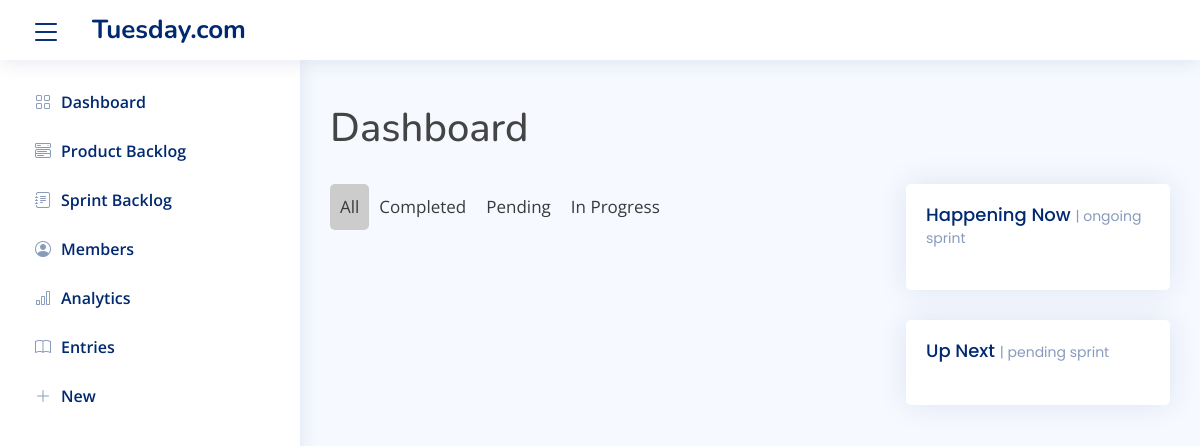
Before: / with the older database file.
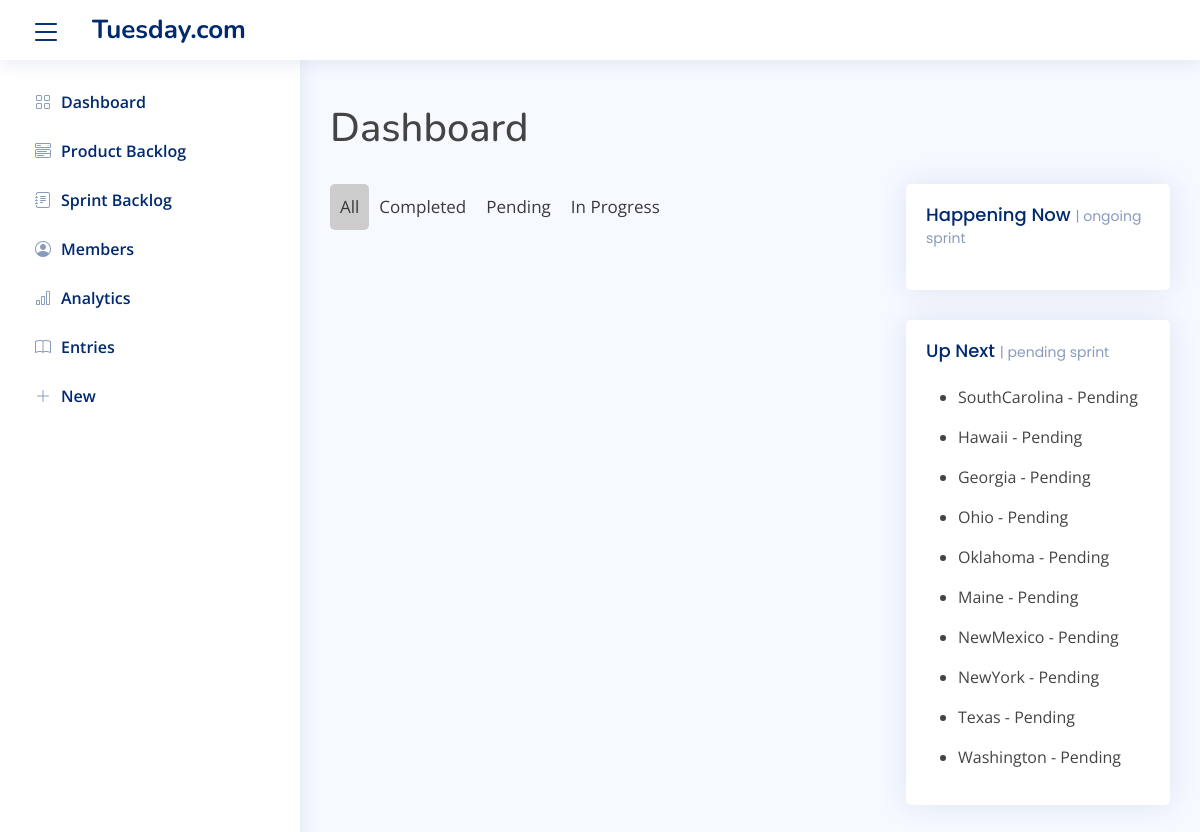
After: the same page with the newer database file.
### sprints/models.py (models this page shows, shortened)
class Sprint(models.Model):
    PENDING = 'PE'
    ONGOING = 'ON'
    ENDED = 'EN'
    STATUS_LEVELS = [
        (PENDING, 'Pending'),
        (ONGOING, 'Ongoing'),
        (ENDED, 'Ended')
    ]
    title = models.CharField(max_length=50, unique=True)
    sprint_goal = models.TextField()
    status = models.CharField(max_length=20, choices=STATUS_LEVELS, default=PENDING)
    start_date = models.DateField(null=True, blank=True)
    end_date = models.DateField(null=True, blank=True)
    active = models.BooleanField(default=False)
    date_created = models.DateTimeField(default=timezone.now, editable=False)

### tasks/views.py (the view)
# urls.py: path('', DashboardList.as_view(), name='dashboard'),
class DashboardList(ListView):
    model = Sprint
    template_name = "tasks/dashboard.html"
    def get_context_data(self, **kwargs):
        context = super(DashboardList, self).get_context_data(**kwargs)
        context['PENDING'] = Sprint.PENDING
        context['ONGOING'] = Sprint.ONGOING
        context['ENDED'] = Sprint.ENDED
        context['sprint_ongoing'] = Sprint.objects.all().filter(status=Sprint.ONGOING)
        context['sprint_ended'] = Sprint.objects.all().filter(status=Sprint.ENDED)
        context['sprint_pending'] = Sprint.objects.all().filter(status=Sprint.PENDING)
        context['sprint_all'] = Sprint.objects.all()
        context['TASK_PENDING'] = Task.PENDING
        context['TASK_IN_PROGRESS'] = Task.IN_PROGRESS
        context['TASK_COMPLETE'] = Task.COMPLETE
        return context

### tasks/templates/tasks/dashboard.html (shortened to what this page needs)
{% extends 'tasks/base.html' %}
{% load custom_tags %}
{% block content %}
    <br>
    <h1>Dashboard</h1>
    <br>
      <div class="row">
        <div class="col-lg-8">
          <div class="tab">
            <button class="tablinks" style="color:#3A3A3A;" onclick="openCity(event, 'All')" id="defaultOpen">All</button>
            <button class="tablinks" style="color:#3A3A3A;" onclick="openCity(event, 'Completed')">Completed</button>
            <button class="tablinks" style="color:#3A3A3A;" onclick="openCity(event, 'Pending')">Pending</button>
            <button class="tablinks" style="color:#3A3A3A;" onclick="openCity(event, 'In_Progress')">In Progress</button>
          </div>
            <br>
            <div id="All" class="tabcontent" style="display: flex;">
            </div>
        </div>
        <div class="col-lg-4">
            <div class="card">
              <div class="card-body">
                <h5 class="card-title">Happening Now <span>| ongoing sprint </span></h5>
              </div>
            </div>
            <div class="card">
              <div class="card-body">
                <h5 class="card-title"><a href="{% url 'sprint-list' %}" style="color:#012970;">Up Next <span>| pending sprint </span></a></h5>
                <div class="activity">
                {% for x in sprint_pending %}
                  <ul>
                    <li>{{x.title}} - {{x.get_status_display}}</li>
                  </ul>
                {%endfor%}
                </div>
              </div>
            </div>
        </div>
      </div>
{% endblock %}

### tasks/templates/tasks/base.html (shortened to what this page needs)
<!DOCTYPE html>
<html lang="en">
<head>
    {% load static %}
    <link href="https://cdn.jsdelivr.net/npm/bootstrap@5.2.0/dist/css/bootstrap.min.css" rel="stylesheet">
    <link rel="stylesheet" href="https://cdnjs.cloudflare.com/ajax/libs/font-awesome/4.7.0/css/font-awesome.min.css">
    <link rel="stylesheet" href="https://cdn.jsdelivr.net/npm/bootstrap@4.0.0/dist/css/bootstrap.min.css">
    <link rel="stylesheet" href="https://cdn.jsdelivr.net/npm/bootstrap@4.2.1/dist/css/bootstrap.min.css">
    <link rel="stylesheet" href="https://stackpath.bootstrapcdn.com/bootstrap/4.4.1/css/bootstrap.min.css">
    <link rel="stylesheet" href="{% static '\css\productbacklog.css' %}">
    <link href="{% static '\assets\vendor\bootstrap\css\bootstrap.min.css' %}" rel="stylesheet">
    <link href="{% static '\assets\vendor\bootstrap-icons\bootstrap-icons.css' %}" rel="stylesheet">
    <link href="{% static '\assets\vendor\boxicons\css\boxicons.min.css' %}" rel="stylesheet">
    <link href="{% static '\assets\vendor\quill\quill.snow.css' %}" rel="stylesheet">
    <link href="{% static '\assets\vendor\quill\quill.bubble.css' %}" rel="stylesheet">
    <link href="{% static '\assets\vendor\remixicon\remixicon.css' %}" rel="stylesheet">
    <link href="{% static '\assets\vendor\simple-datatables\style.css' %}" rel="stylesheet">
    <link href="{% static '\assets\css\style.css' %}" rel="stylesheet">
    <link href="{% static '\assets\css\style.css' %}" rel="stylesheet">
</head>
<body>
<header id="header" class="header fixed-top d-flex align-items-center">
    <div class="d-flex align-items-center justify-content-between">
        <a><span class="toggle-sidebar-btn"><i class="bi bi-list"></i></span></a>
      <a href="{% url 'dashboard' %}" class="logo d-flex align-items-center">
          <span class="d-none d-lg-block" style="padding-left: 30px;">Tuesday.com</span>
      </a>
    </div>
</header>
  <aside id="sidebar" class="sidebar">
    <ul class="sidebar-nav" id="sidebar-nav">
      <li class="nav-item">
        <a class="nav-link collapsed" href="{% url 'dashboard' %}">
          <i class="bi bi-grid"></i>
          <span style="font-size: medium">Dashboard</span>
        </a>
      </li>
      <li class="nav-item">
        <a class="nav-link collapsed" href="{% url 'task-list' %}">
          <i class="bi bi-menu-button-wide"></i>
            <span style="font-size: medium">Product Backlog</span>
        </a>
      </li>
      <li class="nav-item">
        <a class="nav-link collapsed"  href="{% url 'sprint-list' %}">
          <i class="bi bi-journal-text"></i>
            <span style="font-size: medium">Sprint Backlog</span>
        </a>
      </li>
      <li class="nav-item">
        <a class="nav-link collapsed" href="{% url 'member-list' %}">
          <i class="bi bi-person-circle"></i>
            <span style="font-size: medium">Members</span>
        </a>
      </li>
      <li class="nav-item">
        <a class="nav-link collapsed" href="{% url 'team-anal' %}">
          <i class="bi bi-bar-chart"></i>
            <span style="font-size: medium">Analytics</span>
        </a>
      </li>
      <li class="nav-item">
        <a class="nav-link collapsed" href="{% url 'entry-list' %}">
            <i class="bi bi-book"></i>
            <span style="font-size: medium">Entries</span>
        </a>
      </li>
<li class="nav-item">
        <div class="dropdown">
          <a class="nav-link collapsed" href="#" data-bs-toggle="dropdown">
            <i class="bi bi-plus-lg"></i>
              <span style="font-size: medium">New</span>
          </a>
        </div>
    </ul>
  </aside>
    <main id="main" class="main" style="overflow: auto;">
    {% block content %}
    {% endblock %}
  </main>
</body>
</html>

### tasks/static/css/productbacklog.css (style rules this page uses)
body { min-height: 100vh; min-height: -webkit-fill-available; }
html { height: -webkit-fill-available; }
main { height: 100vh; height: -webkit-fill-available; max-height: 100vh; overflow-x: auto; overflow-y: hidden; }
.bi { vertical-align: -.125em; fill: currentColor; }

### tasks/static/assets/css/style.css (style rules this page uses)
:root { scroll-behavior: smooth; }
body { font-family: "Open Sans", sans-serif; background: #f6f9ff; color: #444444; }
a { color: #4154f1; text-decoration: none; }
h1, h2, h3, h4, h5, h6 { font-family: "Nunito", sans-serif; }
#main { margin-top: 60px; padding: 20px 30px; transition: all 0.3s; }
.card { margin-bottom: 30px; border: none; border-radius: 5px; box-shadow: 0px 0 30px rgba(1, 41, 112, 0.1); }
.card-title { padding: 20px 0 15px 0; font-size: 18px; font-weight: 500; color: #012970; font-family: "Poppins", sans-serif; }
.card-title span { color: #899bbd; font-size: 14px; font-weight: 400; }
.card-body { padding: 0 20px 20px 20px; }
.logo { line-height: 1; }
@media (min-width: 1200px) { .logo { width: 280px; } }
.logo span { font-size: 26px; font-weight: 700; color: #012970; font-family: "Nunito", sans-serif; }
.header { transition: all 0.5s; z-index: 997; height: 60px; box-shadow: 0px 2px 20px rgba(1, 41, 112, 0.1); background-color: #fff; padding-left: 20px; }
.header .toggle-sidebar-btn { font-size: 32px; padding-left: 10px; cursor: pointer; color: #012970; }
.sidebar { position: fixed; top: 60px; left: 0; bottom: 0; width: 300px; z-index: 996; transition: all 0.3s; padding: 20px; overflow-y: auto; scrollbar-width: thin; scrollbar-color: #aab7cf transparent; box-shadow: 0px 0px 20px rgba(1, 41, 112, 0.1); background-color: #fff; }
@media (min-width: 1200px) { #main, #footer { margin-left: 300px; } }
.sidebar-nav { padding: 0; margin: 0; list-style: none; }
.sidebar-nav li { padding: 0; margin: 0; list-style: none; }
.sidebar-nav .nav-item { margin-bottom: 5px; }
.sidebar-nav .nav-link { display: flex; align-items: center; font-size: 15px; font-weight: 600; color: #4154f1; transition: 0.3; background: #f6f9ff; padding: 10px 15px; border-radius: 4px; }
.sidebar-nav .nav-link i { font-size: 16px; margin-right: 10px; color: #4154f1; }
.sidebar-nav .nav-link.collapsed { color: #012970; background: #fff; }
.sidebar-nav .nav-link.collapsed i { color: #899bbd; }
.row { display: flex; }

### tasks/templates/tasks/dashboard.html (style rules this page uses)
.tab { overflow: hidden; }
.tab button { background-color: inherit; float: left; border: none; outline: none; cursor: pointer; padding: 10px 10px; transition: 0.3s; font-size: 17px; border-radius: 5px; }
.tab button.active { background-color: #ccc; }
.tabcontent { display: none; padding: 6px 12px; -webkit-animation: fadeEffect 1s; animation: fadeEffect 1s; }

Changed rows visible on the page:
added Sprint: title "SouthCarolina", status "Pending"
added Sprint: title "Hawaii", status "Pending"
added Sprint: title "Georgia", status "Pending"
added Sprint: title "Ohio", status "Pending"
added Sprint: title "Oklahoma", status "Pending"
added Sprint: title "Maine", status "Pending"
added Sprint: title "NewMexico", status "Pending"
added Sprint: title "NewYork", status "Pending"
added Sprint: title "Texas", status "Pending"
added Sprint: title "Washington", status "Pending"
